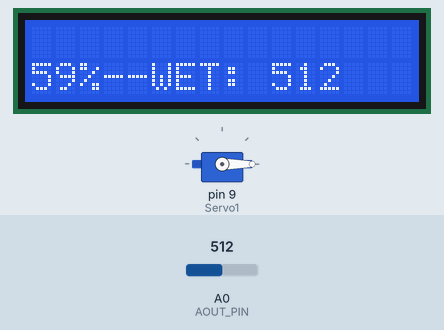
This sketch was run on a simulated Arduino Uno, built with avr-gcc and run on an emulated ATmega328P. Shown: 16×2 character LCD, servo. The test bench sets the inputs (shaded band); at power-on: A0 (AOUT_PIN) = 512. What the sketch prints to the serial monitor is not drawn.

Above: at 1.2 s.
1.3 s: A0 (AOUT_PIN) set to 673
At 1.9 s:
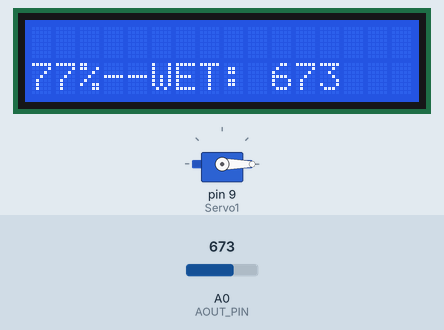
4.3 s: A0 (AOUT_PIN) set to 696
At 5.8 s:
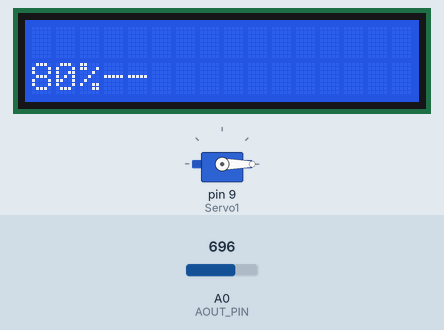
At 18.0 s:
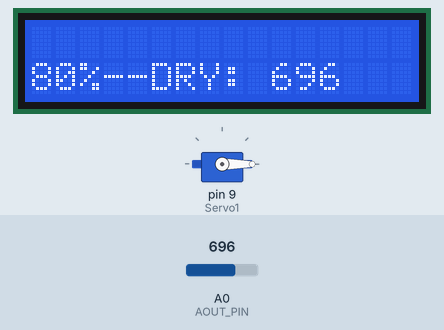
Timing chart, 0 to 19.1 s (numbered marks = the images above; inputs shaded):
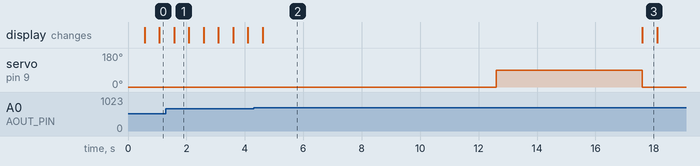

Measured:
- the behaviour switches between 680 and 681 on A0 (AOUT_PIN) (found by bisection; images 1 and 2)
- after the input at 1.3 s, the display: first differs from a run without the input after 0.28 s (image 1)
- after the input at 4.3 s, servo on pin 9 (Servo1): 0° → 90° after 8.3 s, → 0° 5.0 s later; the display: first differs from a run without the input after 0.31 s (image 2)
- what the display in image 1 shows lasts 0.5 s, from 1.6 s to 2.1 s
- what the display in image 2 shows lasts 13.0 s, from 4.6 s to 17.6 s

The sketch:

Soil_Moisture_Sensor_Final.ino
```cpp
#define AOUT_PIN A0 // Arduino pin that connects to AOUT pin of moisture sensor
#define THRESHOLD 680 // CHANGE YOUR THRESHOLD HERE
#define wet 876
#define dry 0 // 876
#include <LiquidCrystal.h>
#include <Servo.h> // Tells the arduino to use commands from a pre-made library

LiquidCrystal lcd(12, 11, 5, 4, 3, 2);
Servo Servo1; // Creates a servo object named "Servo1"

int servoPin = 9; // Connected to pin 9

void setup()
{
  Serial.begin(9600);
  lcd.begin(16, 2);
  Servo1.attach(9);
}

void loop()
{
  int value = analogRead(AOUT_PIN);
  lcd.setCursor(0,1);
  String text = "";
  Servo1.write(0);
  int pre = map(value, wet, dry, 100, 0);
  lcd.setCursor(0,1);
  lcd.print(pre);
  lcd.print("%");
  lcd.print("--");
  if (value > THRESHOLD && value >= 0) {
    delay(8000); // Wait 8 Seconds for the Robot to turn around
  Servo1.write(90); // Turns servo open for water to come out
    delay(5000); // Waits 5 seconds for the water to water the soil
  Servo1.write(0); // Turns servo close for water to stop
      text += "DRY: "; // Tells the Dry Value
  } else if (value <= THRESHOLD) {
      text += "WET: "; // Tells the Wet Value
  }
  text += value;
  lcd.print(text);
  Serial.println(text);
  delay(500);
  lcd.clear();
}
```
